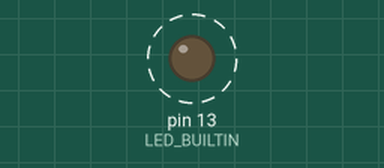
Simulated run of this sketch. Board: Arduino Uno, built with avr-gcc and run on an emulated ATmega328P. Parts: output pins drawn as LEDs (lit = HIGH). Dashed ring = blinking.

Above: at 0.2 s.
Timing chart, 0 to 3.0 s (numbered marks = the images above):
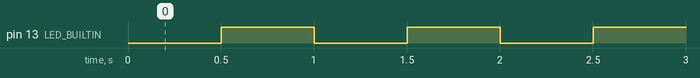

Measured:
- by itself, pin 13 (LED_BUILTIN): alternates HIGH for 0.50 s and LOW for 0.50 s

The sketch:

BlinkConDelayNoBloqueante.ino
```cpp
  long previousMillis = 0;
  long currentMillis =0;
  const long interval =500;
  int ledState = LOW;
void setup() {
  pinMode(LED_BUILTIN, OUTPUT);

}

void loop() {
  currentMillis = millis();
  if(currentMillis - previousMillis >=interval){
    previousMillis = currentMillis;
    if(ledState ==LOW){
      ledState =HIGH;
    }
    else{
      ledState = LOW;
    }
    digitalWrite(LED_BUILTIN,ledState);
  }
}
```
